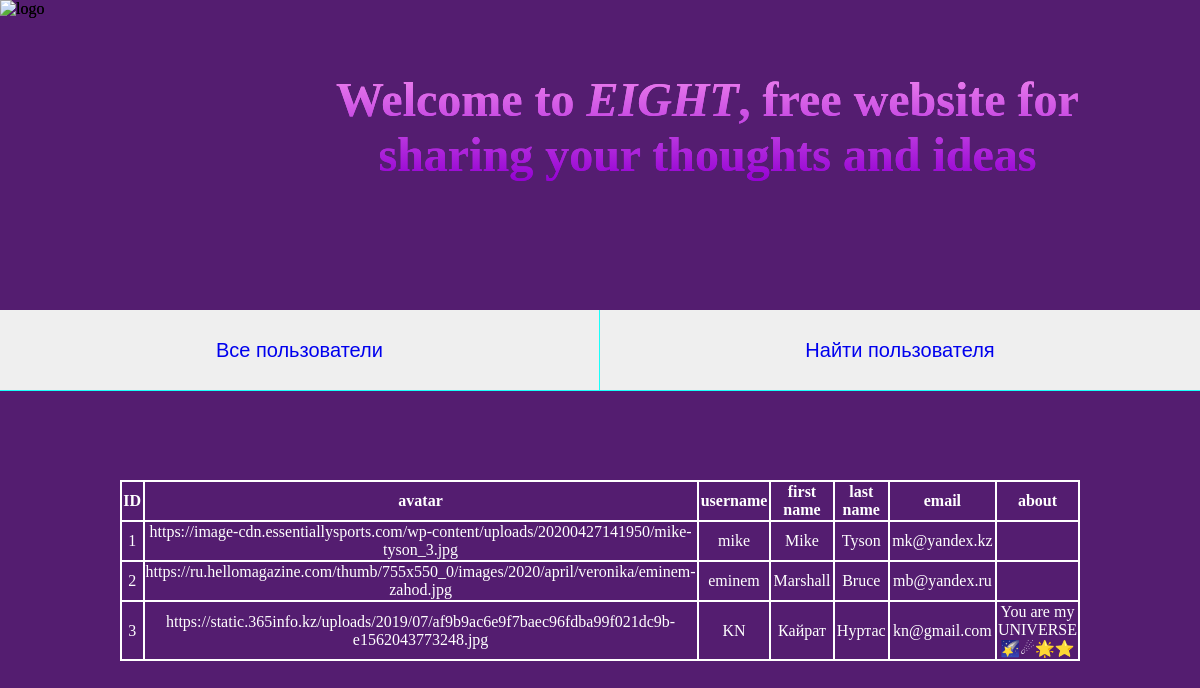
Screenshot of /admin/users with the database file from the repository.
### main.py (models this page shows, shortened)
class Users(db.Model):
    id = db.Column("id", db.Integer, primary_key=True)
    first_name = db.Column(db.String(100))
    last_name = db.Column(db.String(100))
    email = db.Column(db.String(100))
    username = db.Column(db.String(100))
    avatar = db.Column(db.String(100))
    hash_pass = db.Column(db.String(100))
    about_me = db.Column(db.String(140))
    last_seen = db.Column(db.DateTime, default=datetime.now())

### admin/api.py (the view)
@api.route("/users", methods=["GET"])
def users():
    data = Users.query.all()
    return render_template("allUsers.html", data=data)

### admin/templates_bp/allUsers.html (shortened to what this page needs)
<!DOCTYPE html>
{% extends "base_bp.html"%}
  {% block content %}
    <div id="info-background"></div>
  <img id="logo" src="https://psv4.userapi.com/c856332/u252400279/docs/d2/cbdb8ed54c1b/last_eight.gif?extra=uXkP08ouoGGiFQWhh-NE49kt3N9E5aUJu-BAXvZ-huwEgw2YKaj3eYCFSbp-COTFP6jNB4bRxShgsE_B2fIWA4B7_xCpuI9z5wDf6nHoMuNdxoW5iCiE-hlv_gEPNXj4OjrRFYwdNd0RDo-wAOmDqlE" alt="logo">
  <h1 id="eight-what-for">Welcome to <em id="theme">EIGHT</em>, free website for <br> sharing your thoughts and ideas</h1>
    <table id="table">
        <tr>
            <th class="text border">ID</th>
            <th class="text border">avatar</th>
            <th class="text border">username</th>
            <th class="text border">first name</th>
            <th class="text border">last name</th>
            <th class="text border">email</th>
            <th class="text border">about</th>
        </tr>
        {% for user in data %}
        <tr>
            <td class="text border" style="width: 5%;">{{user.id}}</td>
            <td class="text border" style="width: 15%;">{{user.avatar}}</td>
            <td class="text border" style="width: 15%;">{{user.username}}</td>
            <td class="text border" style="width: 15%;">{{user.first_name}}</td>
            <td class="text border" style="width: 15%;">{{user.last_name}}</td>
            <td class="text border" style="width: 20%;">{{user.email}}</td>
            <td class="text border">{{user.about_me}}</td>
        </tr>
        {% endfor %}
    </table>
  {% endblock %}

### admin/templates_bp/base_bp.html (shortened to what this page needs)
<!DOCTYPE html>
<html>
  <head>
  </head>
  <body>
    <h1 id="eight-what-for">Welcome to <em id="theme">EIGHT</em>, free website for <br> sharing your thoughts and ideas</h1>
    <button id="all"><a class="links" href="http://127.0.0.1:8080/admin/users">Все пользователи</a></button>
    <button id="user"><a class="links" href="http://127.0.0.1:8080/admin/search">Найти пользователя</a></button>
  {% block content %}
  {% endblock %}
  </body>
</html>

### rows the page displays
Users: id "1", avatar "https://image-cdn.essentiallysports.com/wp-content/uploads/20200427141950/mike-tyson_3.jpg", username "mike", first_name "Mike", last_name "Tyson", email "mk@yandex.kz"
Users: id "2", avatar "https://ru.hellomagazine.com/thumb/755x550_0/images/2020/april/veronika/eminem-zahod.jpg", username "eminem", first_name "Marshall", last_name "Bruce", email "mb@yandex.ru"
Users: id "3", avatar "https://static.365info.kz/uploads/2019/07/af9b9ac6e9f7baec96fdba99f021dc9b-e1562043773248.jpg", username "KN", first_name "Кайрат", last_name "Нуртас", email "kn@gmail.com", about_me "You are my UNIVERSE🌠☄🌟⭐"
